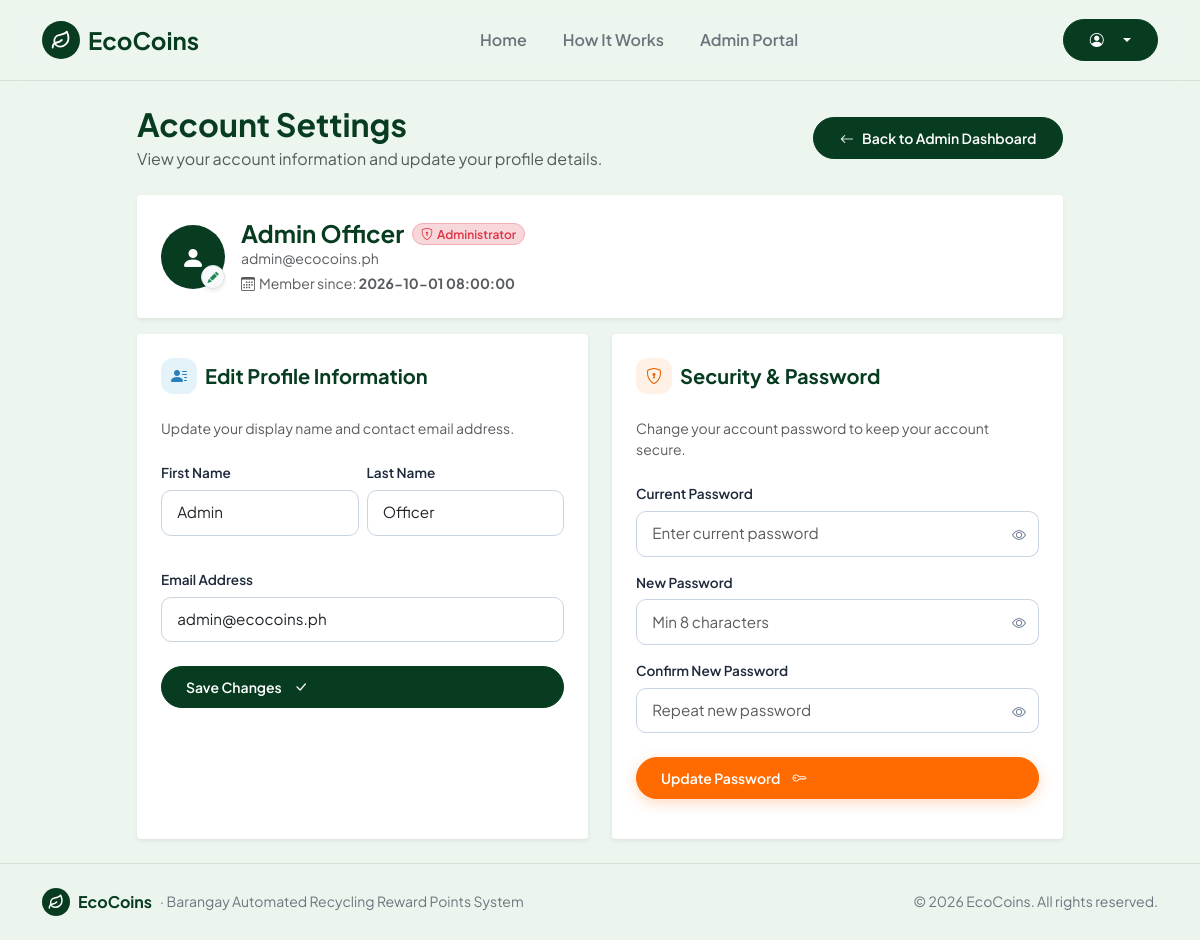
/account (signed in), run on the app's committed database.
### tables this page shows
CREATE TABLE users (
    id INTEGER PRIMARY KEY AUTOINCREMENT,
    full_name TEXT NOT NULL,
    email TEXT NOT NULL UNIQUE,
    password TEXT NOT NULL,
    role TEXT DEFAULT 'resident',
    qr_code TEXT NOT NULL UNIQUE,
    points INTEGER DEFAULT 0,
    created_at TEXT
, status TEXT DEFAULT 'active', station_name TEXT DEFAULT 'Barangay Pinagkawitan, Lipa City', claim_timeout_until TEXT DEFAULT NULL, cancel_count INTEGER DEFAULT 0, is_verified INTEGER DEFAULT 0, first_name TEXT DEFAULT '', middle_name TEXT DEFAULT '', last_name TEXT DEFAULT '', birthday TEXT DEFAULT '', gender TEXT DEFAULT '', contact_number TEXT DEFAULT '', address TEXT DEFAULT '', face_image TEXT DEFAULT NULL, face_descriptor TEXT DEFAULT NULL, verified_at TEXT DEFAULT NULL, verification_status TEXT DEFAULT 'unverified', barangay TEXT DEFAULT '', zip_code TEXT DEFAULT '', id_type TEXT DEFAULT '', id_image TEXT DEFAULT NULL, profile_image TEXT DEFAULT NULL, verification_notes TEXT DEFAULT '', province TEXT DEFAULT '', city TEXT DEFAULT '', id_back_image TEXT DEFAULT NULL, verify_cooldown_until TEXT DEFAULT NULL, failed_login_attempts INTEGER DEFAULT 0, lockout_until TEXT DEFAULT NULL, last_login_at TEXT DEFAULT NULL);

### route.py (the view, shortened to what this page needs)
    @app.route('/account', methods=['GET', 'POST'])
    def account():
        user = get_current_user()
        if not user:
            return redirect(url_for('login'))
        feedback = session.pop('feedback', None)
        feedback_type = session.pop('feedback_type', 'success')
        feedback_field = session.pop('feedback_field', None)
        return render_template(
            'account.html',
            active_page='account',
            user=user,
            feedback=feedback,
            feedback_type=feedback_type,
            feedback_field=feedback_field
        )

### app.py (called while the page is built, shortened)
def _read_env_value(key, default=''):
    val = os.environ.get(key, '').strip()
    if val:
        return val
    env_path = os.path.join(os.path.dirname(os.path.abspath(__file__)), '.env')
    return default

def get_csrf_token():
    token = session.get('_csrf_token')
    if not token:
        token = secrets.token_hex(32)
        session['_csrf_token'] = token
    return token

@app.before_request
def enforce_csrf_protection():
    if app.config.get('CSRF_ENABLED', True) is False:
        return None
    return None

@app.context_processor
def inject_user():
    user = get_current_user()
    released_claims_count = 0
    verify_cooldown_remaining = None
    verify_cooldown_until_display = None
    return {
        'current_user': user,
        'released_claims_count': released_claims_count,
        'verify_cooldown_remaining': verify_cooldown_remaining,
        'verify_cooldown_until_display': verify_cooldown_until_display,
        'google_client_id': _read_env_value('GOOGLE_CLIENT_ID'),
        'csrf_token': get_csrf_token()
    }

### db.py (called while the page is built, shortened)
def get_db():
    conn = sqlite3.connect(DB_PATH)
    conn.row_factory = sqlite3.Row
    return conn

def get_current_user():
    user_id = session.get('user_id')
    if not user_id:
        return None
    conn = get_db()
    cur = conn.cursor()
    row = cur.execute("SELECT * FROM users WHERE id = ?", (user_id,)).fetchone()
    conn.close()
    if not row:
        return None
    user_dict = dict(row)
    return user_dict

### templates/account.html (shortened to what this page needs)
{% extends 'base.html' %}
{% block content %}
<main class="py-4">
  <div class="container">
    <div class="row g-4">
      <div class="{% if current_user.role == 'resident' %}col-lg-9{% else %}col-lg-10 mx-auto{% endif %}">
        <div class="d-flex justify-content-between align-items-center mb-4 flex-wrap gap-2">
          <div>
            <h2 class="fw-bold mb-1" style="color: var(--eco-forest);">Account Settings</h2>
            <p class="text-muted mb-0">View your account information and update your profile details.</p>
          </div>
          {% if current_user.role == 'resident' %}
            <a href="{{ url_for('rewards') }}" class="btn btn-accent d-flex align-items-center gap-2 btn-pill">
              <i class="bi bi-gift"></i>
              <span>Browse Rewards</span>
            </a>
          {% elif current_user.role == 'staff' %}
            <a href="{{ url_for('staff') }}" class="btn btn-forest d-flex align-items-center gap-2 btn-pill">
              <i class="bi bi-arrow-left"></i>
              <span>Back to Staff Hub</span>
            </a>
          {% elif current_user.role == 'admin' %}
            <a href="{{ url_for('admin') }}" class="btn btn-forest d-flex align-items-center gap-2 btn-pill">
              <i class="bi bi-arrow-left"></i>
              <span>Back to Admin Dashboard</span>
            </a>
          {% endif %}
        </div>
        <div class="card border-0 shadow-sm p-4 mb-3 bg-white rounded-1 gap-2">
          <div class="d-flex flex-column flex-sm-row align-items-sm-center justify-content-between gap-3">
            <div class="d-flex align-items-center gap-3">
              <div class="position-relative flex-shrink-0">
                {% if current_user.profile_image %}
                  <img src="{{ current_user.profile_image }}" alt="Profile Picture" class="rounded-circle object-fit-cover border border-2 border-success shadow-sm" style="width: 64px; height: 64px;">
                {% elif current_user.role == 'resident' and current_user.is_verified and current_user.face_image %}
                  <img src="{{ current_user.face_image }}" alt="Verified Face" class="rounded-circle object-fit-cover border border-2 border-success shadow-sm" style="width: 64px; height: 64px;">
                {% else %}
                  <span class="eco-brand-badge fs-4" style="width: 64px; height: 64px;">
                    <i class="bi bi-person-fill"></i>
                  </span>
                {% endif %}
                <form action="{{ url_for('account') }}" method="POST" enctype="multipart/form-data" id="profilePicForm" class="m-0">
                  <button type="button" id="btnEditProfilePic" title="Edit Profile Picture" class="btn btn-light btn-sm rounded-circle shadow-sm border position-absolute bottom-0 end-0 d-flex align-items-center justify-content-center p-0" style="width: 24px; height: 24px;">
                    <i class="bi bi-pencil-fill text-success" style="font-size: 0.7rem;"></i>
                  </button>
                </form>
              </div>
              <div>
                <div class="d-flex align-items-center gap-2 flex-wrap">
                  <h4 class="fw-bold mb-0" style="color: var(--eco-forest);">{{ current_user.full_name }}</h4>
                  {% if current_user.role == 'admin' %}
                    <span class="badge bg-danger-subtle text-danger border border-danger-subtle px-2.5 py-1 rounded-pill small fw-semibold">
                      <i class="bi bi-shield-lock me-1"></i>Administrator
                    </span>
                  {% elif current_user.role == 'staff' %}
                    <span class="badge bg-warning-subtle text-dark border border-warning-subtle px-2.5 py-1 rounded-pill small fw-semibold">
                      <i class="bi bi-person-badge me-1"></i>Staff Operator
                    </span>
                  {% elif current_user.verification_status == 'verified' %}
                    <span class="badge bg-success-subtle text-success border border-success-subtle px-2.5 py-1 rounded-pill small fw-semibold">
                      <i class="bi bi-patch-check-fill me-1"></i>Verified Resident
                    </span>
                  {% elif current_user.verification_status == 'pending' %}
                    <span class="badge bg-info-subtle text-primary border border-info-subtle px-2.5 py-1 rounded-pill small fw-semibold">
                      <i class="bi bi-hourglass-split me-1"></i>Pending Verification
                    </span>
                  {% else %}
                    <span class="badge bg-warning-subtle text-dark border border-warning-subtle px-2.5 py-1 rounded-pill small fw-semibold">
                      <i class="bi bi-exclamation-circle-fill text-warning me-1"></i>Non-Verified Resident
                    </span>
                  {% endif %}
                </div>
                <div class="text-muted small">{{ current_user.email }}</div>
                <div class="small text-muted mt-1">
                  <i class="bi bi-calendar3 me-1"></i>Member since: <strong>{{ current_user.created_at }}</strong>
                </div>
              </div>
            </div>
          </div>
        </div>
        <div class="row g-4">
          <div class="col-md-6">
            <div class="card border-0 shadow-sm p-4 h-100 bg-white rounded-1 gap-2 mb-3">
              <div class="d-flex align-items-center gap-2 mb-3">
                <span class="eco-icon-tile tile-blue" style="width: 36px; height: 36px;">
                  <i class="bi bi-person-lines-fill"></i>
                </span>
                <h5 class="fw-bold mb-0" style="color: var(--eco-forest);">Edit Profile Information</h5>
              </div>
              <p class="text-muted small mb-3">Update your display name and contact email address.</p>
              <form action="{{ url_for('account') }}" method="POST" id="updateProfileForm" novalidate>
                <div class="row g-2 mb-3">
                  <div class="col-12 col-sm-6">
                    <div class="messenger-field-group {% if feedback and feedback_type == 'danger' and feedback_field == 'first_name' %}has-error{% endif %}" id="profileFnGroup">
                      <label class="form-label" for="profileFnInput">First Name</label>
                      <input type="text" name="first_name" id="profileFnInput" maxlength="30" class="form-control " value="{{ current_user.full_name.split(' ', 1)[0] if current_user.full_name else '' }}" autocomplete="given-name">
                    </div>
                  </div>
                  <div class="col-12 col-sm-6">
                    <div class="messenger-field-group {% if feedback and feedback_type == 'danger' and feedback_field == 'last_name' %}has-error{% endif %}" id="profileLnGroup">
                      <label class="form-label" for="profileLnInput">Last Name</label>
                      <input type="text" name="last_name" id="profileLnInput" maxlength="30" class="form-control {% if feedback and feedback_type == 'danger' and feedback_field == 'last_name' %}is-invalid{% endif %}" value="{{ current_user.full_name.split(' ', 1)[1] if current_user.full_name and ' ' in current_user.full_name else '' }}" autocomplete="family-name">
                    </div>
                  </div>
                </div>
                <div class="messenger-field-group mb-3 {% if feedback and feedback_type == 'danger' and feedback_field == 'email' %}has-error{% endif %}" id="profileEmailGroup">
                  <label class="form-label" for="profileEmailInput">Email Address</label>
                  <input type="email" name="email" id="profileEmailInput" class="form-control " value="{{ current_user.email }}" autocomplete="email">
                </div>
                <button type="submit" class="btn btn-forest px-4 btn-pill w-100 mt-2" id="saveProfileBtn">
                  <span>Save Changes</span>
                  <i class="bi bi-check-lg ms-1"></i>
                </button>
              </form>
            </div>
          </div>
          <div class="col-md-6">
            <div class="card border-0 shadow-sm p-4 h-100 bg-white rounded-1 gap-2 mb-3">
              <div class="d-flex align-items-center gap-2 mb-3">
                <span class="eco-icon-tile tile-orange" style="width: 36px; height: 36px;">
                  <i class="bi bi-shield-lock"></i>
                </span>
                <h5 class="fw-bold mb-0" style="color: var(--eco-forest);">Security &amp; Password</h5>
              </div>
              <p class="text-muted small mb-3">Change your account password to keep your account secure.</p>
              <form action="{{ url_for('account') }}" method="POST" id="changePasswordForm" novalidate>
                <div class="messenger-field-group mb-3 {% if feedback and feedback_type == 'danger' and feedback_field == 'current_password' %}has-error{% endif %}" id="curPwGroup">
                  <label class="form-label" for="curPassInput">Current Password</label>
                  <div class="input-group">
                    <input type="password" name="current_password" id="curPassInput" class="form-control " placeholder="Enter current password" autocomplete="current-password">
                    <button type="button" class="btn btn-outline-secondary toggle-password" data-target="curPassInput" aria-label="Toggle password visibility">
                      <i class="bi bi-eye"></i>
                    </button>
                  </div>
                </div>
                <div class="messenger-field-group mb-3 {% if feedback and feedback_type == 'danger' and feedback_field == 'new_password' %}has-error{% endif %}" id="newPwGroup">
                  <label class="form-label" for="newPassInput">New Password</label>
                  <div class="input-group">
                    <input type="password" name="new_password" id="newPassInput" class="form-control " placeholder="Min 8 characters" autocomplete="new-password">
                    <button type="button" class="btn btn-outline-secondary toggle-password" data-target="newPassInput" aria-label="Toggle password visibility">
                      <i class="bi bi-eye"></i>
                    </button>
                  </div>
                </div>
                <div class="messenger-field-group mb-3 {% if feedback and feedback_type == 'danger' and feedback_field == 'confirm_password' %}has-error{% endif %}" id="confirmPwGroup">
                  <label class="form-label" for="confirmPassInput">Confirm New Password</label>
                  <div class="input-group">
                    <input type="password" name="confirm_password" id="confirmPassInput" class="form-control " placeholder="Repeat new password" autocomplete="new-password">
                    <button type="button" class="btn btn-outline-secondary toggle-password" data-target="confirmPassInput" aria-label="Toggle password visibility">
                      <i class="bi bi-eye"></i>
                    </button>
                  </div>
                </div>
                <button type="submit" class="btn btn-accent px-4 btn-pill w-100 mt-2" id="updatePasswordBtn">
                  <span>Update Password</span>
                  <i class="bi bi-key ms-1"></i>
                </button>
              </form>
            </div>
          </div>
        </div>
      </div>
    </div>
  </div>
</main>
{% endblock %}

### data on the page
users: full_name "Admin Officer", email "admin@ecocoins.ph", created_at "2026-10-01 08:00:00", first_name "Admin", last_name "Officer"
